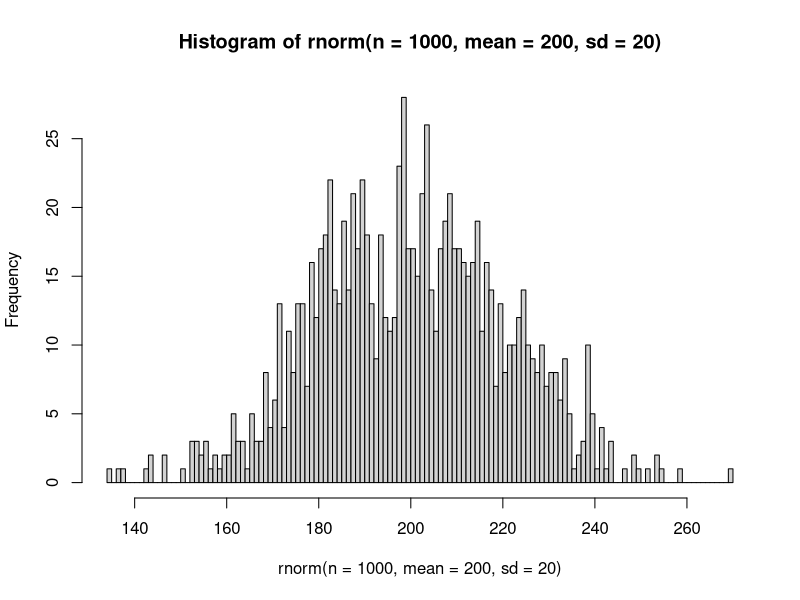

The R source for this figure: (Note: this script raises an error after producing the figure.)
## ---- chunk 1
knitr::opts_chunk$set(echo = TRUE)
## ---- chunk 2
#install.packages("tidyverse", Ncpus = 4)
library(tidyverse)

install.packages("praise")
library(praise)
praise()
## ---- chunk 3
# typing a variable will print it out
mtcars

# first row, first column (just one element)
mtcars[1, 1]

# First row, all columns Note that this uses the row's name
mtcars["Mazda RX4", ]

# Everything
mtcars[, ]

# First column, all rows
mtcars[, 1]
mtcars$mpg
mtcars[, "mpg"]

# First ten rows, all columns
mtcars[1:10, ]
## ---- chunk 4
# A vector
my_vector <- c(1, 2, 3, 4, 5)

# First element
my_vector[1]
# First three elements
my_vector[1:3]
## ---- chunk 5
one_big_number <- c(1, 2, 4, 5, 10000000000)
big_mean <- mean(one_big_number)
big_mean

small_mean <- mean(c(2, 3, 4, 10))
small_mean
## ---- chunk 6
mean(c(1, 3, 4, NA, 34))
## ---- chunk 7
mean(c(1, 3, 4, NA, 34), na.rm = TRUE)
## ---- chunk 8
median(one_big_number)

mtcars <- mtcars
median(mtcars$mpg)
## ---- chunk 9
min(mtcars$mpg)

max(one_big_number)
## ---- chunk 10
sum(one_big_number)
sum(c(1, 1, 1, 1, 1, 1))
## ---- chunk 11
sd(one_big_number)
mpg_sd <- sd(mtcars$mpg)
mpg_sd
## ---- chunk 12
library(tidyverse)
mtcars <- mtcars

"bob" == "bob"
"bob" != "bob"

mtcars$mpg > 30

# We don't need to use the $ operator here like this: mtcars$mpg
filter(mtcars, mpg > 30)

# and
filter(mtcars, mpg > 30 & wt < 2)

# or
filter(mtcars, mpg > 30 | wt < 2)

filter(mtcars, carb == 2)
## ---- chunk 13
select(mtcars, mpg, disp)

head(select(mtcars, -mpg, -disp))

select(mtcars, -mpg, -disp) |>
    head()

select(mtcars, !mpg, !disp) |>
    head(n = 4)

select(mtcars, !mpg, !disp) %>%
    head(n = 4)

# Nested functions, the inner-most function is executed first
head(select(mtcars, mpg, disp))
## ---- chunk 14
hist(rnorm(n = 1000, mean = 200, sd = 20), n = 100)

rnorm(n = 1000, mean = 200, sd = 20) |>
    hist(x = ., n = 100)
## ---- chunk 15
aov(mpg ~ disp + wt, data = mtcars)

anova_summary <- summary(aov(mpg ~ disp + wt, data = mtcars))
anova_summary
## ---- chunk 16
table(
    c(
        "category a",
        "category a",
        "category a",
        "category b",
        "category b",
        "category b"
    ),
    c(
        "red",
        "blue",
        "red",
        "blue",
        "blue",
        "blue"
    )
)

select(mtcars, cyl, vs)

table(mtcars$cyl, mtcars$vs)
## ---- chunk 17

## ---- chunk 18

## ---- chunk 19

## ---- chunk 20

## ---- chunk 21

## ---- chunk 22
